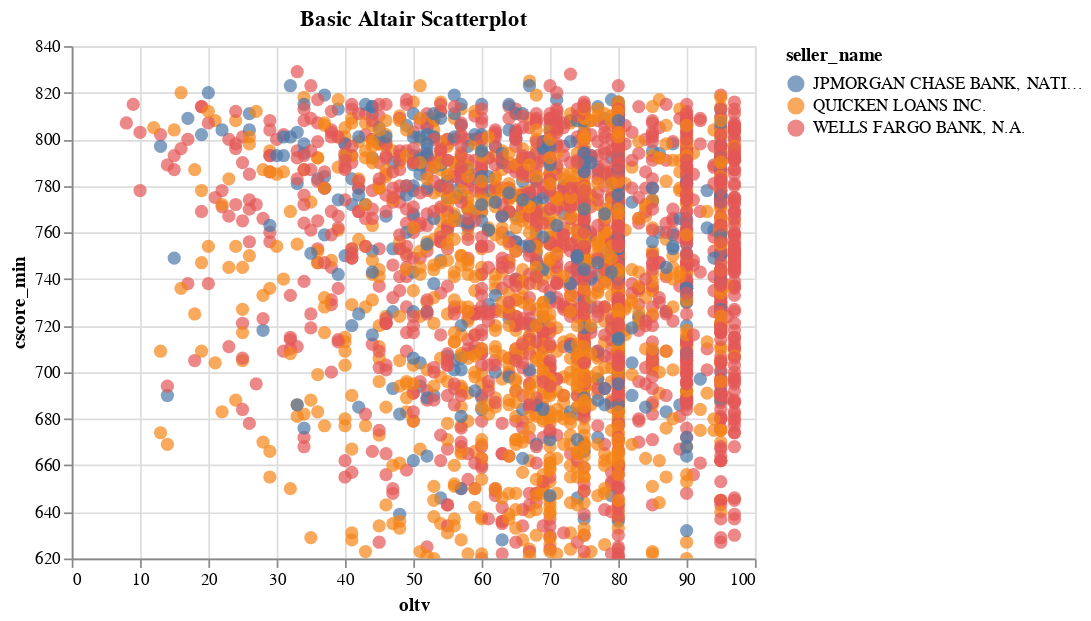

Notebook code for this chart:
### Markdown cell above
**Altair Example**:
    
- [Link to documentation here](https://altair-viz.github.io/gallery/scatter_tooltips.html).
- Note the multiple methods involved, and the explicit language of encoding / grammar of graphics, making it good for folks who like a syntax that is focused on preserving the grammar of graphics.
- Encodings composed of column names and `:<type_of_encoding>`, implicitly or explicitly (e.g. `:Q` = quantitative).
- Interactivity turned on by separate method.
- Note the fact that if we want to not include 0 (i.e. we want axes to auto-scale) that must be called manually.
- Saving out PNGs of Altair-made charts can be a bit of pain, as it requires [chromedriver](https://sites.google.com/a/chromium.org/chromedriver/home), so I'm not going to show that here.

### Code cell
# altair plot construction starts by specifying the df to be charted 
basic_altair_fig = (alt.Chart(downsamp_top_3_lenders_df)
 # next we specify mark type
 .mark_circle(size=60)
 # then we provide details for the encoding
 .encode(
    # the after-colon leters specify variable type (quantitative, nominal, etc.)
    x = 'oltv:Q',
    y = alt.Y('cscore_min:Q', scale = alt.Scale(zero=False)),
    color = 'seller_name:N'
)
 # interactivity specified separately
 .interactive()
 # title included via separate call to properties
).properties(
    title = 'Basic Altair Scatterplot'
)

# displays the chart in-line
basic_altair_fig

### Figure 1 — Vega-Lite specification as saved in the notebook (floating-point values rounded to 4 significant figures; data arrays with more than 128 entries replaced by an {"elided": "..."} marker saying what was removed)
{"$schema": "https://vega.github.io/schema/vega-lite/v3.3.0.json", "config": {"mark": {"tooltip": null}, "view": {"height": 300, "width": 400}}, "data": {"name": "data-1cd1ea203df32030377d039df5b79a3d"}, "datasets": {"data-1cd1ea203df32030377d039df5b79a3d": {"elided": "3224 records"}}, "encoding": {"color": {"field": "seller_name", "type": "nominal"}, "x": {"field": "oltv", "type": "quantitative"}, "y": {"field": "cscore_min", "scale": {"zero": false}, "type": "quantitative"}}, "mark": {"size": 60, "type": "circle"}, "selection": {"selector001": {"bind": "scales", "encodings": ["x", "y"], "type": "interval"}}, "title": "Basic Altair Scatterplot"}
